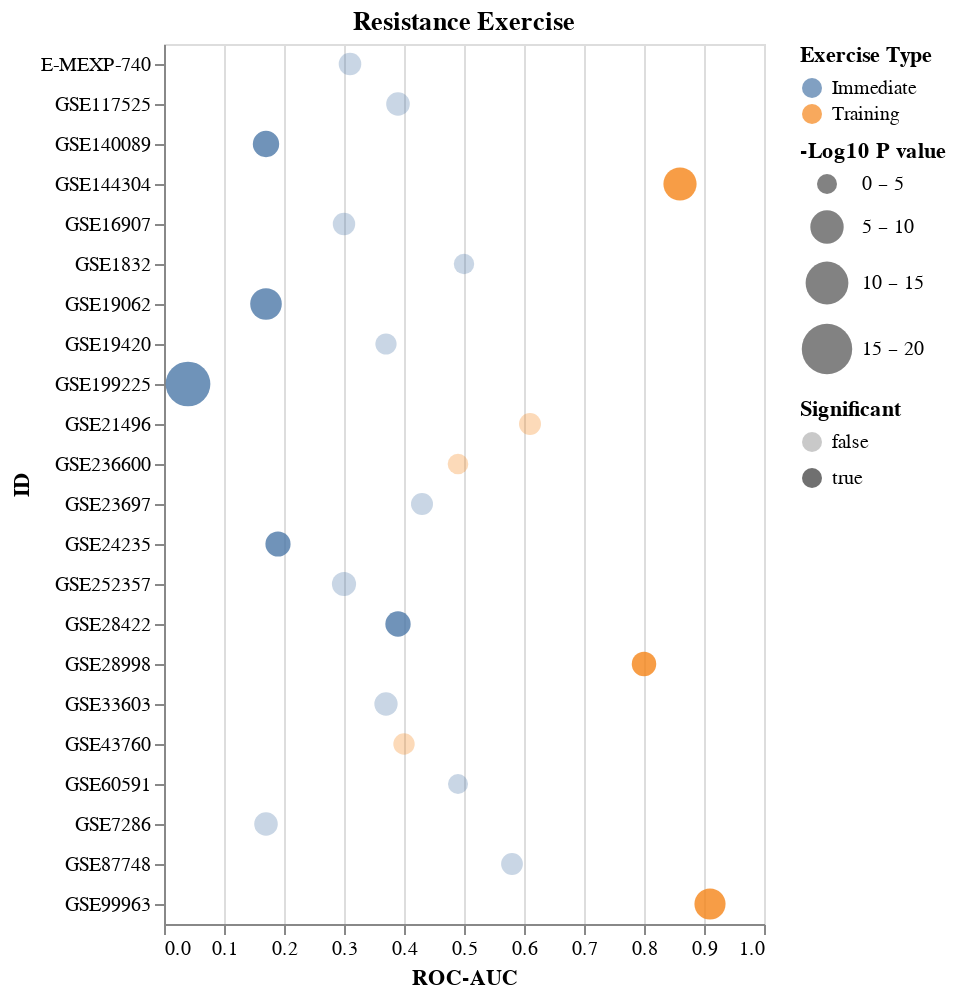

Notebook code cell kept with this figure:
### Code cell
chartLst[0]

### Figure 1 — Vega-Lite specification as saved in the notebook (floating-point values rounded to 4 significant figures)
{"config": {"view": {"continuousWidth": 300, "continuousHeight": 300}}, "data": {"name": "data-2df7606a2497ea32c999c130c04dc257"}, "mark": {"type": "circle"}, "encoding": {"color": {"field": "Exercise Type", "type": "nominal"}, "opacity": {"field": "Significant", "type": "nominal"}, "size": {"field": "-Log10 P value", "scale": {"bins": [0, 5, 10, 15, 20], "range": [100, 500], "reverse": false}, "type": "quantitative"}, "x": {"field": "ROC-AUC", "scale": {"domain": [0, 1]}, "type": "quantitative"}, "y": {"field": "ID", "type": "nominal"}}, "title": "Resistance Exercise", "$schema": "https://vega.github.io/schema/vega-lite/v5.8.0.json", "datasets": {"data-2df7606a2497ea32c999c130c04dc257": [{"ID": "E-MEXP-740", "ROC-AUC": 0.31, "Pval": 0.171, "Exercise Type": "Immediate", "-Log10 P value": 0.767, "Significant": false}, {"ID": "GSE117525", "ROC-AUC": 0.39, "Pval": 0.0786, "Exercise Type": "Immediate", "-Log10 P value": 1.105, "Significant": false}, {"ID": "GSE140089", "ROC-AUC": 0.17, "Pval": 0.00853, "Exercise Type": "Immediate", "-Log10 P value": 2.069, "Significant": true}, {"ID": "GSE144304", "ROC-AUC": 0.86, "Pval": 1.19e-05, "Exercise Type": "Training", "-Log10 P value": 4.924, "Significant": true}, {"ID": "GSE16907", "ROC-AUC": 0.3, "Pval": 0.191, "Exercise Type": "Immediate", "-Log10 P value": 0.719, "Significant": false}, {"ID": "GSE1832", "ROC-AUC": 0.5, "Pval": 0.754, "Exercise Type": "Immediate", "-Log10 P value": 0.1226, "Significant": false}, {"ID": "GSE19062", "ROC-AUC": 0.17, "Pval": 6.7e-05, "Exercise Type": "Immediate", "-Log10 P value": 4.174, "Significant": true}, {"ID": "GSE19420", "ROC-AUC": 0.37, "Pval": 0.437, "Exercise Type": "Immediate", "-Log10 P value": 0.3595, "Significant": false}, {"ID": "GSE199225", "ROC-AUC": 0.04, "Pval": 6.46e-12, "Exercise Type": "Immediate", "-Log10 P value": 11.19, "Significant": true}, {"ID": "GSE21496", "ROC-AUC": 0.61, "Pval": 0.263, "Exercise Type": "Training", "-Log10 P value": 0.58, "Significant": false}, {"ID": "GSE236600", "ROC-AUC": 0.49, "Pval": 0.672, "Exercise Type": "Training", "-Log10 P value": 0.1726, "Significant": false}, {"ID": "GSE23697", "ROC-AUC": 0.43, "Pval": 0.253, "Exercise Type": "Immediate", "-Log10 P value": 0.5969, "Significant": false}, {"ID": "GSE24235", "ROC-AUC": 0.19, "Pval": 0.0231, "Exercise Type": "Immediate", "-Log10 P value": 1.636, "Significant": true}, {"ID": "GSE252357", "ROC-AUC": 0.3, "Pval": 0.0507, "Exercise Type": "Immediate", "-Log10 P value": 1.295, "Significant": false}, {"ID": "GSE28422", "ROC-AUC": 0.39, "Pval": 0.0207, "Exercise Type": "Immediate", "-Log10 P value": 1.684, "Significant": true}, {"ID": "GSE28998", "ROC-AUC": 0.8, "Pval": 0.0396, "Exercise Type": "Training", "-Log10 P value": 1.402, "Significant": true}, {"ID": "GSE33603", "ROC-AUC": 0.37, "Pval": 0.101, "Exercise Type": "Immediate", "-Log10 P value": 0.9957, "Significant": false}, {"ID": "GSE43760", "ROC-AUC": 0.4, "Pval": 0.394, "Exercise Type": "Training", "-Log10 P value": 0.4045, "Significant": false}, {"ID": "GSE60591", "ROC-AUC": 0.49, "Pval": 0.971, "Exercise Type": "Immediate", "-Log10 P value": 0.01278, "Significant": false}, {"ID": "GSE7286", "ROC-AUC": 0.17, "Pval": 0.0818, "Exercise Type": "Immediate", "-Log10 P value": 1.087, "Significant": false}, {"ID": "GSE87748", "ROC-AUC": 0.58, "Pval": 0.301, "Exercise Type": "Immediate", "-Log10 P value": 0.5214, "Significant": false}, {"ID": "GSE99963", "ROC-AUC": 0.91, "Pval": 0.000105, "Exercise Type": "Training", "-Log10 P value": 3.979, "Significant": true}]}}
